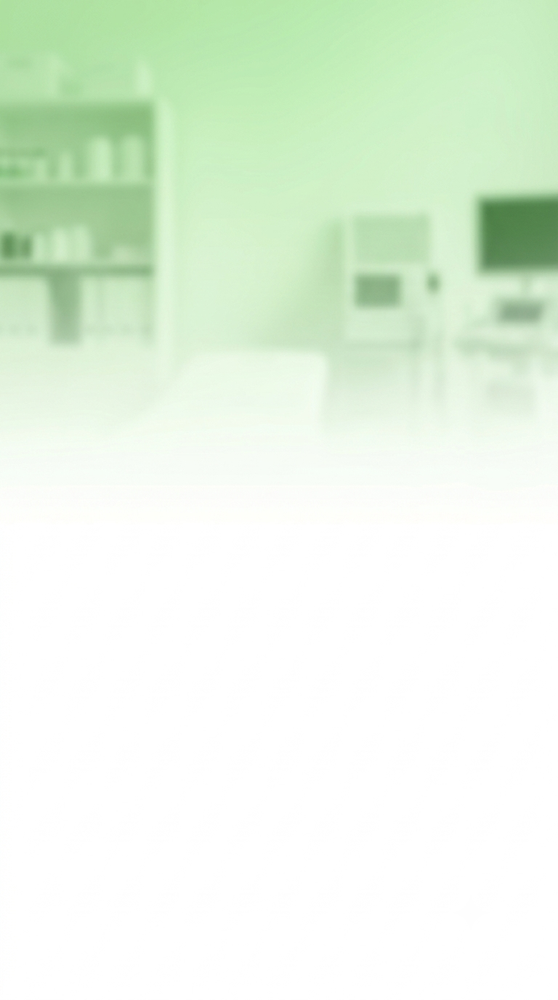
#> input picture apps/mobile/assets/login-bg.png, 558 x 1000 px, shrunk from 768 x 1376 before the run
$ python -i preprocess.py   (imports and definitions only)
#> lines starting #> are read from the running program, lines starting #| are printed output that depends on the picture
#> further down, picture is the input picture: PIL image 558x1000 RGBA; mean R, G, B, A 229.9, 244.1, 226.4, 255
import io

import cv2
import numpy as np
import pypdfium2 as pdfium
from PIL import Image, ImageOps, UnidentifiedImageError


class InvalidImageError(Exception):
    """Raised for empty, oversized, corrupt, or unsupported image data."""


def load_and_validate(data: bytes, *, max_bytes: int = 15_000_000) -> Image.Image:
    if not data:
        raise InvalidImageError("empty file")
    if len(data) > max_bytes:
        raise InvalidImageError("file too large")
    try:
        img = Image.open(io.BytesIO(data))
        img.load()
    except (UnidentifiedImageError, OSError) as exc:
        raise InvalidImageError("unsupported or corrupt image") from exc
    # Respect EXIF orientation, then normalize to RGB. Conservative: no deskew/
    # contrast changes here — the original is preserved upstream for review.
    img = ImageOps.exif_transpose(img).convert("RGB")
    return img


def load_document(data: bytes, *, max_pages: int = 10, dpi: int = 200) -> list[Image.Image]:
    """PDF (magic %PDF) -> one RGB image per page (capped). Any other bytes ->
    [load_and_validate(data)]. Raises InvalidImageError on empty/corrupt input."""
    if not data:
        raise InvalidImageError("empty file")
    if data[:4] != b"%PDF":
        return [load_and_validate(data)]
    try:
        pdf = pdfium.PdfDocument(data)
    except Exception as exc:  # noqa: BLE001
        raise InvalidImageError("unsupported or corrupt pdf") from exc
    scale = dpi / 72.0
    images: list[Image.Image] = []
    for i in range(min(len(pdf), max_pages)):
        bitmap = pdf[i].render(scale=scale)
        images.append(bitmap.to_pil().convert("RGB"))
    return images


def enhance(img: Image.Image) -> Image.Image:
    """Grayscale + CLAHE contrast for noisy uploaded photos. Returns RGB, same size."""
    arr = cv2.cvtColor(np.asarray(img.convert("RGB")), cv2.COLOR_RGB2GRAY)
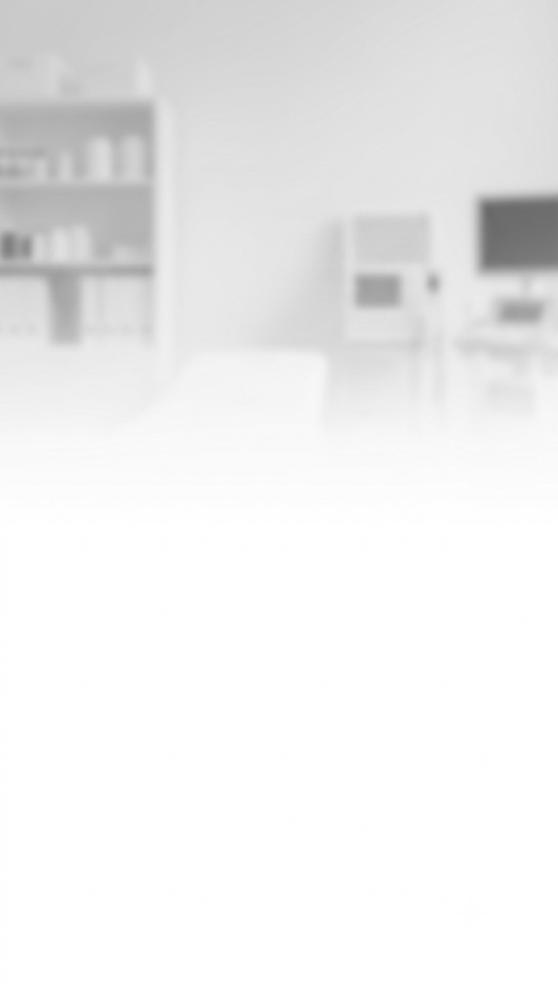
#> arr: shape (1000, 558); min 104, max 255, mean 237.8
    clahe = cv2.createCLAHE(clipLimit=2.0, tileGridSize=(8, 8))
    eq = clahe.apply(arr)
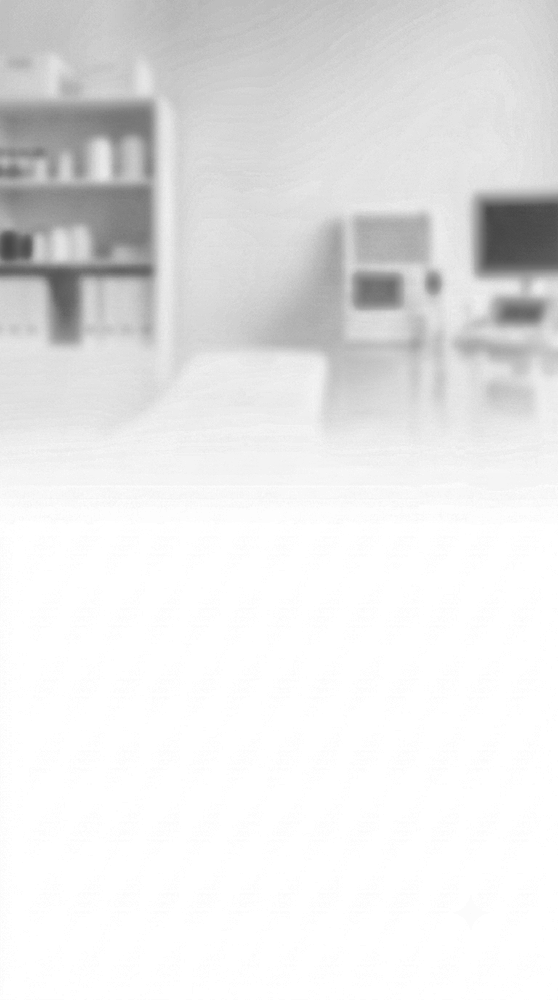
#> eq: shape (1000, 558); min 69, max 255, mean 230.6
    rgb = cv2.cvtColor(eq, cv2.COLOR_GRAY2RGB)
    return Image.fromarray(rgb)

>>> from PIL import Image
>>> picture = Image.open('../../../mobile/assets/login-bg.png')
>>> result = enhance(picture)
